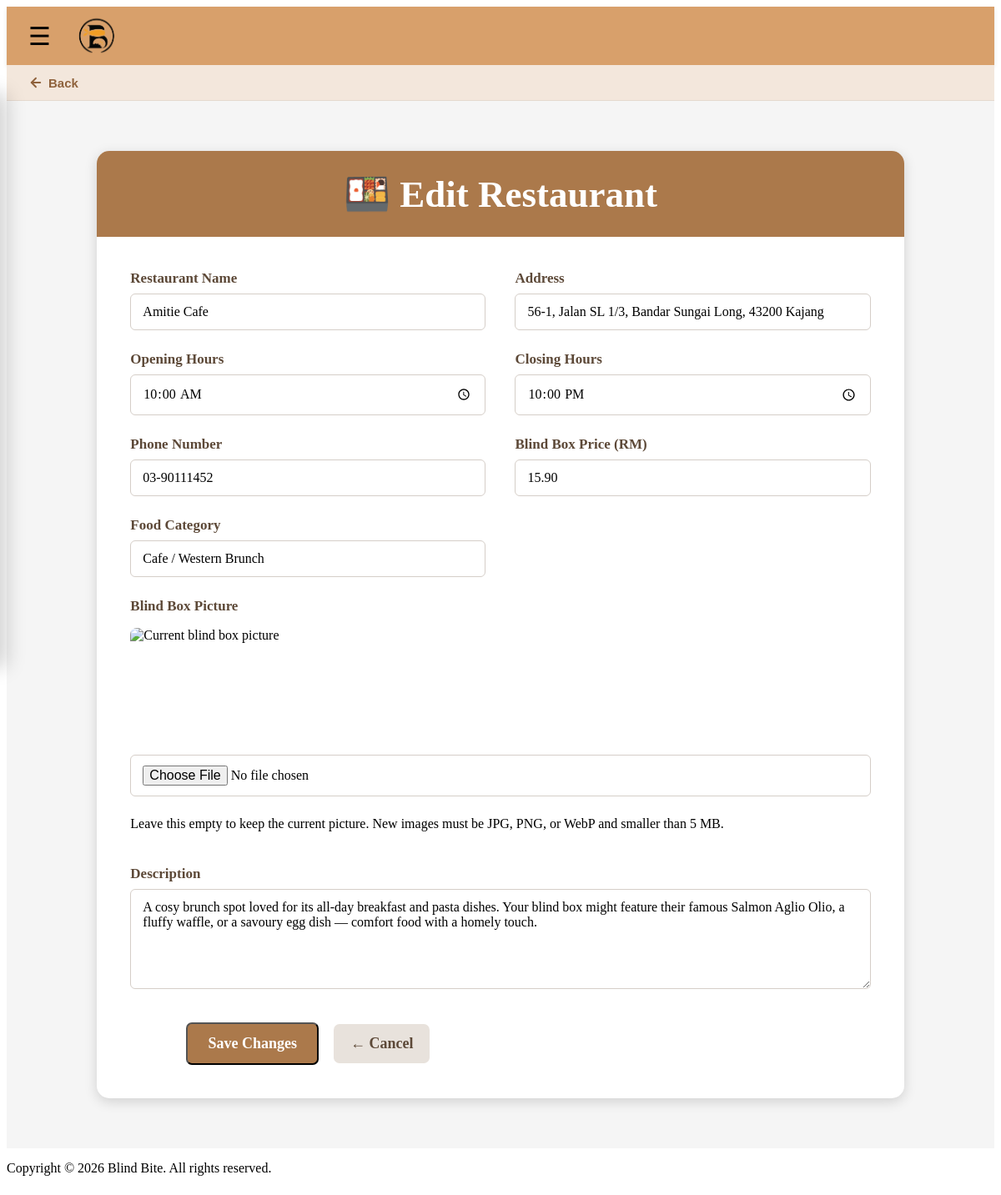
/admin/edit_restaurant.php?restaurant=Amitie+Cafe (signed in), run on the app's committed database.
### tables this page shows
CREATE TABLE restaurants (
    restaurant_name VARCHAR(100) PRIMARY KEY,
    restaurant_address VARCHAR(100) NOT NULL UNIQUE,
    restaurant_opening_hours TIME NOT NULL,
    restaurant_closing_hours TIME NOT NULL,
    restaurant_phone_number VARCHAR(20) NOT NULL UNIQUE,
    blind_box_price DECIMAL(10,2) NOT NULL,
    blind_box_description TEXT NOT NULL,
    blind_box_image VARCHAR(255) DEFAULT NULL,
    blind_box_food_category TEXT NOT NULL
);

### includes/restaurant_image.php (called while the page is built, shortened)
<?php
function restaurant_image_url(?string $filename): string
{
    $default_url = BASE_URL . '/images/BBbox.png';
    if (!$filename || basename($filename) !== $filename) {
        return $default_url;
    }
    return BASE_URL . '/images/restaurants/' . rawurlencode($filename);
}
?>

### admin/edit_restaurant.php (the view, shortened to what this page needs)
<?php
include '../config/db_connect.php';
require_once '../includes/restaurant_image.php';
$original_name = isset($_GET['restaurant']) ? $_GET['restaurant'] : (isset($_POST['original_restaurant_name']) ? $_POST['original_restaurant_name'] : '');
$stmt = $conn->prepare("SELECT * FROM restaurants WHERE restaurant_name = ?");
$stmt->bind_param("s", $original_name);
$stmt->execute();
$result = $stmt->get_result();
$form = $result->fetch_assoc();
?>
<?php include '../includes/header.php'; ?>
<?php include '../includes/adminNavigation.php'; ?>
<link rel="stylesheet" href="<?php echo BASE_URL; ?>/css/admin.css">
<section class="admin-page">
    <div class="admin-card">
        <div class="admin-header">
            <h1>🍱 Edit Restaurant</h1>
        </div>
        <div class="admin-body">
            <form
                method="POST"
                action="edit_restaurant.php"
                class="restaurant-form"
                enctype="multipart/form-data"
            >
                <div class="form-group">
                    <label for="restaurant_name">
                        Restaurant Name
                    </label>
                    <input
                        type="text"
                        id="restaurant_name"
                        name="restaurant_name"
                        minlength="2"
                        maxlength="100"
                        value="<?php echo htmlspecialchars($form['restaurant_name']); ?>"
                        required
                    >
                </div>
                <div class="form-group">
                    <label for="restaurant_address">
                        Address
                    </label>
                    <input
                        type="text"
                        id="restaurant_address"
                        name="restaurant_address"
                        minlength="5"
                        maxlength="100"
                        value="<?php echo htmlspecialchars($form['restaurant_address']); ?>"
                        required
                    >
                </div>
                <div class="form-group">
                    <label for="restaurant_opening_hours">
                        Opening Hours
                    </label>
                    <input
                        type="time"
                        id="restaurant_opening_hours"
                        name="restaurant_opening_hours"
                        value="<?php echo htmlspecialchars(
                            substr($form['restaurant_opening_hours'], 0, 5)
                        ); ?>"
                        required
                    >
                </div>
                <div class="form-group">
                    <label for="restaurant_closing_hours">
                        Closing Hours
                    </label>
                    <input
                        type="time"
                        id="restaurant_closing_hours"
                        name="restaurant_closing_hours"
                        value="<?php echo htmlspecialchars(
                            substr($form['restaurant_closing_hours'], 0, 5)
                        ); ?>"
                        required
                    >
                </div>
                <div class="form-group">
                    <label for="restaurant_phone_number">
                        Phone Number
                    </label>
                    <input
                        type="text"
                        id="restaurant_phone_number"
                        name="restaurant_phone_number"
                        pattern="01[0-9]{8,9}"
                        maxlength="11"
                        inputmode="numeric"
                        title="Enter 10 or 11 digits starting with 01"
                        value="<?php echo htmlspecialchars(
                            $form['restaurant_phone_number']
                        ); ?>"
                        required
                    >
                </div>
                <div class="form-group">
                    <label for="blind_box_price">
                        Blind Box Price (RM)
                    </label>
                    <input
                        type="number"
                        step="0.01"
                        min="0.01"
                        max="99999999.99"
                        id="blind_box_price"
                        name="blind_box_price"
                        value="<?php echo htmlspecialchars(
                            $form['blind_box_price']
                        ); ?>"
                        required
                    >
                </div>
                <div class="form-group">
                    <label for="blind_box_food_category">
                        Food Category
                    </label>
                    <input
                        type="text"
                        id="blind_box_food_category"
                        name="blind_box_food_category"
                        minlength="2"
                        maxlength="50"
                        value="<?php echo htmlspecialchars(
                            $form['blind_box_food_category']
                        ); ?>"
                        required
                    >
                </div>
                <div class="form-group form-full">
                    <label for="blind_box_image">
                        Blind Box Picture
                    </label>
                    <img
                        src="<?php echo htmlspecialchars(restaurant_image_url($form['blind_box_image'] ?? null)); ?>"
                        class="restaurant-image-preview"
                        alt="Current blind box picture"
                    >
                    <input
                        type="file"
                        id="blind_box_image"
                        name="blind_box_image"
                        accept="image/jpeg,image/png,image/webp"
                    >
                    <p class="field-hint">
                        Leave this empty to keep the current picture. New images must be JPG, PNG, or WebP and smaller than 5 MB.
                    </p>
                </div>
                <div class="form-group form-full">
                    <label for="blind_box_description">
                        Description
                    </label>
                    <textarea
                        id="blind_box_description"
                        name="blind_box_description"
                        rows="5"
                        minlength="10"
                        maxlength="1000"
                        required
                    ><?php echo htmlspecialchars(
                        $form['blind_box_description']
                    ); ?></textarea>
                </div>
                <div class="restaurant-form-actions">
                    <button
                        type="submit"
                        class="admin-action-btn add-btn"
                    >
                        Save Changes
                    </button>
                    <a
                        href="restaurants.php"
                        class="admin-action-btn back-btn"
                    >
                        ← Cancel
                    </a>
                </div>
            </form>
        </div>
    </div>
</section>
<?php include '../includes/footer.php'; ?>

### css/style.css (style rules this page uses)
.back-btn { display:flex; align-items:center; gap:6px; border:none; background:none; cursor:pointer; color:#8f623c; font-size:15px; font-weight:600; padding:6px 10px; border-radius:20px; transition:background 0.2s ease, transform 0.15s ease, color 0.2s ease; }

### css/admin.css (style rules this page uses)
.admin-page { min-height: 70vh; padding: 60px 7%; background: #f5f5f5; box-sizing: border-box; }
.admin-card { width: 95%; max-width: 1300px; margin: 0 auto; background: #ffffff; border-radius: 15px; overflow: hidden; box-shadow: 0 4px 15px rgba(0, 0, 0, 0.15); }
.admin-header { background: #ab794b; padding: 25px; text-align: center; font-size: 45px; }
.admin-header h1 { margin: 0; color: white; font-size: 45px; }
.admin-body { padding: 40px; }
.admin-action-btn { display: inline-block; padding: 12px 22px; border-radius: 7px; text-decoration: none; font-size: 16px; font-weight: bold; transition: 0.2s; }
.add-btn { background-color: #ab794b; color: white; }
.restaurant-form { display: grid; grid-template-columns: repeat(2, 1fr); gap: 25px 35px; width: 100%; }
.form-group { display: flex; flex-direction: column; gap: 8px; }
.form-group label { font-size: 17px; font-weight: bold; color: #5d4938; }
.form-group input, .form-group textarea { width: 100%; box-sizing: border-box; padding: 12px 14px; border: 1px solid #d5cec8; border-radius: 6px; background-color: #ffffff; font-size: 16px; font-family: inherit; outline: none; }
.form-group textarea { resize: vertical; min-height: 120px; }
.form-full { grid-column: 1 / -1; }
.restaurant-form-actions { display: flex; justify-content: center; align-items: center; gap: 18px; margin-top: 15px; }
.restaurant-form-actions .admin-action-btn { padding: 13px 24px; text-align: center; box-sizing: border-box; border-radius: 7px; font-size: 18px; font-weight: bold; font-family: inherit; }
.restaurant-form-actions .add-btn { background-color: #ab794b; color: white; }
.restaurant-form-actions .back-btn { background-color: #e8e2dc; color: #5d4938; padding-left: 20px; padding-right: 20px; min-width: auto; }
.restaurant-image-preview { display: block; width: 180px; height: 130px; margin: 8px 0 14px; border-radius: 8px; object-fit: cover; }

### data on the page
restaurants: restaurant_name "Amitie Cafe", restaurant_address "56-1, Jalan SL 1/3, Bandar Sungai Long, 43200 Kajang", restaurant_opening_hours "10:00", restaurant_closing_hours "22:00", restaurant_phone_number "03-90111452", blind_box_price "15.90", blind_box_food_category "Cafe / Western Brunch", blind_box_description "A cosy brunch spot loved for its all-day breakfast and pasta dishes. Your blind box might feature their famous Salmon Aglio Olio, a fluffy waffle, or a savoury egg dish — comfort food with a homely touch."
